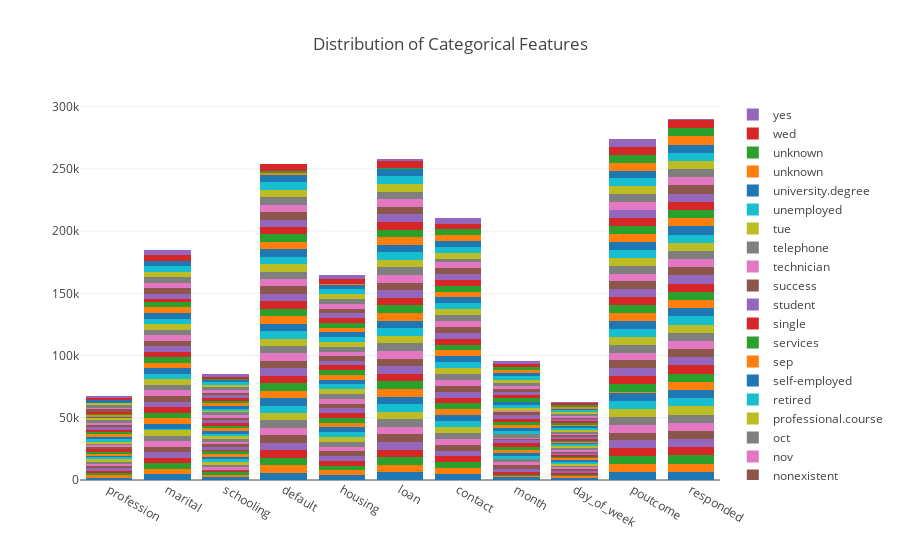

Write notebook code for a chart like this one.
### Markdown cell above
Below is a visualization of the distribution within each categorical feature. The legend on the right shows the labels provided each category.

### Code cell
cat_columns =list(df1.select_dtypes(include=["category"]).columns)
cat_counts = df1[list(df1.select_dtypes(include=["category"]).columns)].apply(pd.value_counts)

trace = []
for i in range(cat_counts.shape[0]):
    trace_temp = go.Bar(
        x= np.asarray(cat_columns),
        y= cat_counts.values[i],
        name = cat_counts.index[i]
    )
    trace.append(trace_temp)

layout = go.Layout(
    barmode = 'stack',
    title = 'Distribution of Categorical Features'
)

fig = go.Figure(data = trace, layout = layout)
iplot(fig)

### Figure 1 — Plotly figure (JSON) as saved in the notebook; plotly's stock layout.template omitted (floating-point values rounded to 4 significant figures)
{"data": [{"name": "admin.", "type": "bar", "uid": "5985cc63-7cae-4caf-b86e-aa72fcfa770b", "x": ["profession", "marital", "schooling", "default", "housing", "loan", "contact", "month", "day_of_week", "poutcome", "responded"], "y": [1885, 4445, 2155, 5981, 3840, 6099, 4731, 2529, 1441, 6350, 6574]}, {"name": "apr", "type": "bar", "uid": "7b147a56-062e-42e9-9ef1-72d76fb1f621", "x": ["profession", "marital", "schooling", "default", "housing", "loan", "contact", "month", "day_of_week", "poutcome", "responded"], "y": [1885, 4445, 2155, 5981, 3840, 6099, 4731, 487, 1441, 6350, 6574]}, {"name": "aug", "type": "bar", "uid": "ae9928bc-53cc-475e-9fa8-b34998424483", "x": ["profession", "marital", "schooling", "default", "housing", "loan", "contact", "month", "day_of_week", "poutcome", "responded"], "y": [1885, 4445, 2155, 5981, 3840, 6099, 4731, 1112, 1441, 6350, 6574]}, {"name": "basic.4y", "type": "bar", "uid": "33d37a3b-e858-4412-a549-c2dba30a7c3b", "x": ["profession", "marital", "schooling", "default", "housing", "loan", "contact", "month", "day_of_week", "poutcome", "responded"], "y": [1885, 4445, 534, 5981, 3840, 6099, 4731, 2529, 1441, 6350, 6574]}, {"name": "basic.6y", "type": "bar", "uid": "5c46a669-336f-41ff-8afd-7467c915e548", "x": ["profession", "marital", "schooling", "default", "housing", "loan", "contact", "month", "day_of_week", "poutcome", "responded"], "y": [1885, 4445, 275, 5981, 3840, 6099, 4731, 2529, 1441, 6350, 6574]}, {"name": "basic.9y", "type": "bar", "uid": "ba8262ca-ddc8-4614-8345-e84ec3dfe528", "x": ["profession", "marital", "schooling", "default", "housing", "loan", "contact", "month", "day_of_week", "poutcome", "responded"], "y": [1885, 4445, 784, 5981, 3840, 6099, 4731, 2529, 1441, 6350, 6574]}, {"name": "blue-collar", "type": "bar", "uid": "71f54e5a-20f5-4485-8f16-f17a1cfcc612", "x": ["profession", "marital", "schooling", "default", "housing", "loan", "contact", "month", "day_of_week", "poutcome", "responded"], "y": [1665, 4445, 2155, 5981, 3840, 6099, 4731, 2529, 1441, 6350, 6574]}, {"name": "cellular", "type": "bar", "uid": "23a81504-de1d-46b0-96b9-60f2204e4545", "x": ["profession", "marital", "schooling", "default", "housing", "loan", "contact", "month", "day_of_week", "poutcome", "responded"], "y": [1885, 4445, 2155, 5981, 3840, 6099, 4731, 2529, 1441, 6350, 6574]}, {"name": "dec", "type": "bar", "uid": "1a675d29-8a3f-45cb-9c03-9eaa70213932", "x": ["profession", "marital", "schooling", "default", "housing", "loan", "contact", "month", "day_of_week", "poutcome", "responded"], "y": [1885, 4445, 2155, 5981, 3840, 6099, 4731, 27, 1441, 6350, 6574]}, {"name": "divorced", "type": "bar", "uid": "558c00c1-09c3-4f37-9659-30e77e3c085c", "x": ["profession", "marital", "schooling", "default", "housing", "loan", "contact", "month", "day_of_week", "poutcome", "responded"], "y": [1885, 843, 2155, 5981, 3840, 6099, 4731, 2529, 1441, 6350, 6574]}, {"name": "entrepreneur", "type": "bar", "uid": "3803d7b3-e6aa-4612-b331-b667c7e863cb", "x": ["profession", "marital", "schooling", "default", "housing", "loan", "contact", "month", "day_of_week", "poutcome", "responded"], "y": [275, 4445, 2155, 5981, 3840, 6099, 4731, 2529, 1441, 6350, 6574]}, {"name": "failure", "type": "bar", "uid": "d45353aa-5247-40d7-96b6-50cd5804b4c9", "x": ["profession", "marital", "schooling", "default", "housing", "loan", "contact", "month", "day_of_week", "poutcome", "responded"], "y": [1885, 4445, 2155, 5981, 3840, 6099, 4731, 2529, 1441, 800, 6574]}, {"name": "fri", "type": "bar", "uid": "e3e27051-95dd-4d3e-aecb-21457e13236a", "x": ["profession", "marital", "schooling", "default", "housing", "loan", "contact", "month", "day_of_week", "poutcome", "responded"], "y": [1885, 4445, 2155, 5981, 3840, 6099, 4731, 2529, 1247, 6350, 6574]}, {"name": "high.school", "type": "bar", "uid": "94a6d609-8abf-4258-a7cd-52cf12179040", "x": ["profession", "marital", "schooling", "default", "housing", "loan", "contact", "month", "day_of_week", "poutcome", "responded"], "y": [1885, 4445, 1216, 5981, 3840, 6099, 4731, 2529, 1441, 6350, 6574]}, {"name": "housemaid", "type": "bar", "uid": "d4fb6e5c-7282-4f4d-a07a-aab0ddb5df8f", "x": ["profession", "marital", "schooling", "default", "housing", "loan", "contact", "month", "day_of_week", "poutcome", "responded"], "y": [187, 4445, 2155, 5981, 3840, 6099, 4731, 2529, 1441, 6350, 6574]}, {"name": "jul", "type": "bar", "uid": "cb482178-bfcd-42ed-bc4c-00bd20d94c5e", "x": ["profession", "marital", "schooling", "default", "housing", "loan", "contact", "month", "day_of_week", "poutcome", "responded"], "y": [1885, 4445, 2155, 5981, 3840, 6099, 4731, 1229, 1441, 6350, 6574]}, {"name": "jun", "type": "bar", "uid": "3f4ac3e1-5a04-4dab-9c80-f21593838a8b", "x": ["profession", "marital", "schooling", "default", "housing", "loan", "contact", "month", "day_of_week", "poutcome", "responded"], "y": [1885, 4445, 2155, 5981, 3840, 6099, 4731, 939, 1441, 6350, 6574]}, {"name": "management", "type": "bar", "uid": "83ff7544-9133-44b6-a0e7-b28ec40a447e", "x": ["profession", "marital", "schooling", "default", "housing", "loan", "contact", "month", "day_of_week", "poutcome", "responded"], "y": [536, 4445, 2155, 5981, 3840, 6099, 4731, 2529, 1441, 6350, 6574]}, {"name": "mar", "type": "bar", "uid": "f32ab8dd-0d9d-4596-a443-7115d898c86b", "x": ["profession", "marital", "schooling", "default", "housing", "loan", "contact", "month", "day_of_week", "poutcome", "responded"], "y": [1885, 4445, 2155, 5981, 3840, 6099, 4731, 93, 1441, 6350, 6574]}, {"name": "married", "type": "bar", "uid": "765b67fc-c41e-4f5e-95b3-5d11e6645934", "x": ["profession", "marital", "schooling", "default", "housing", "loan", "contact", "month", "day_of_week", "poutcome", "responded"], "y": [1885, 4445, 2155, 5981, 3840, 6099, 4731, 2529, 1441, 6350, 6574]}, {"name": "may", "type": "bar", "uid": "55fa9755-cca9-494e-a468-9377a2af4ac0", "x": ["profession", "marital", "schooling", "default", "housing", "loan", "contact", "month", "day_of_week", "poutcome", "responded"], "y": [1885, 4445, 2155, 5981, 3840, 6099, 4731, 2529, 1441, 6350, 6574]}, {"name": "missing", "type": "bar", "uid": "5d922068-304e-4bce-a285-e560514c8da4", "x": ["profession", "marital", "schooling", "default", "housing", "loan", "contact", "month", "day_of_week", "poutcome", "responded"], "y": [1885, 4445, 2155, 5981, 3840, 6099, 4731, 2529, 711, 6350, 6574]}, {"name": "missing", "type": "bar", "uid": "2f96fe78-f8bd-4778-9c90-97d1130b5282", "x": ["profession", "marital", "schooling", "default", "housing", "loan", "contact", "month", "day_of_week", "poutcome", "responded"], "y": [1885, 4445, 2155, 5981, 3840, 6099, 4731, 2529, 711, 6350, 6574]}, {"name": "mon", "type": "bar", "uid": "fff7c851-c000-40f8-888e-c46f62415438", "x": ["profession", "marital", "schooling", "default", "housing", "loan", "contact", "month", "day_of_week", "poutcome", "responded"], "y": [1885, 4445, 2155, 5981, 3840, 6099, 4731, 2529, 1441, 6350, 6574]}, {"name": "no", "type": "bar", "uid": "e4f41f16-c8bc-45ed-8809-990433c30aa1", "x": ["profession", "marital", "schooling", "default", "housing", "loan", "contact", "month", "day_of_week", "poutcome", "responded"], "y": [1885, 4445, 2155, 5981, 3406, 6099, 4731, 2529, 1441, 6350, 6574]}, {"name": "nonexistent", "type": "bar", "uid": "23396081-16ac-4866-ba91-945162ea35ab", "x": ["profession", "marital", "schooling", "default", "housing", "loan", "contact", "month", "day_of_week", "poutcome", "responded"], "y": [1885, 4445, 2155, 5981, 3840, 6099, 4731, 2529, 1441, 6350, 6574]}, {"name": "nov", "type": "bar", "uid": "2b2425bc-1db9-4df7-8828-bab65f112703", "x": ["profession", "marital", "schooling", "default", "housing", "loan", "contact", "month", "day_of_week", "poutcome", "responded"], "y": [1885, 4445, 2155, 5981, 3840, 6099, 4731, 741, 1441, 6350, 6574]}, {"name": "oct", "type": "bar", "uid": "59ea96aa-5bb2-423c-8ef9-43e9f0d1d3d0", "x": ["profession", "marital", "schooling", "default", "housing", "loan", "contact", "month", "day_of_week", "poutcome", "responded"], "y": [1885, 4445, 2155, 5981, 3840, 6099, 4731, 145, 1441, 6350, 6574]}, {"name": "professional.course", "type": "bar", "uid": "f2eadcfd-e739-4512-9ed9-ffa59c3a6bf5", "x": ["profession", "marital", "schooling", "default", "housing", "loan", "contact", "month", "day_of_week", "poutcome", "responded"], "y": [1885, 4445, 664, 5981, 3840, 6099, 4731, 2529, 1441, 6350, 6574]}, {"name": "retired", "type": "bar", "uid": "c4384c1a-92f0-492c-bdc8-13be878e2070", "x": ["profession", "marital", "schooling", "default", "housing", "loan", "contact", "month", "day_of_week", "poutcome", "responded"], "y": [307, 4445, 2155, 5981, 3840, 6099, 4731, 2529, 1441, 6350, 6574]}, {"name": "self-employed", "type": "bar", "uid": "b2fcb9cf-33d6-4695-9bf6-9ff57dd09bbb", "x": ["profession", "marital", "schooling", "default", "housing", "loan", "contact", "month", "day_of_week", "poutcome", "responded"], "y": [248, 4445, 2155, 5981, 3840, 6099, 4731, 2529, 1441, 6350, 6574]}, {"name": "sep", "type": "bar", "uid": "bb4ea45b-0aed-4d28-a5c0-6abe9fe97059", "x": ["profession", "marital", "schooling", "default", "housing", "loan", "contact", "month", "day_of_week", "poutcome", "responded"], "y": [1885, 4445, 2155, 5981, 3840, 6099, 4731, 112, 1441, 6350, 6574]}, {"name": "services", "type": "bar", "uid": "32106a60-8043-44ac-8783-3fa0eef28289", "x": ["profession", "marital", "schooling", "default", "housing", "loan", "contact", "month", "day_of_week", "poutcome", "responded"], "y": [719, 4445, 2155, 5981, 3840, 6099, 4731, 2529, 1441, 6350, 6574]}, {"name": "single", "type": "bar", "uid": "0e58d6f5-a273-43c8-a734-bc54baa6da71", "x": ["profession", "marital", "schooling", "default", "housing", "loan", "contact", "month", "day_of_week", "poutcome", "responded"], "y": [1885, 2118, 2155, 5981, 3840, 6099, 4731, 2529, 1441, 6350, 6574]}, {"name": "student", "type": "bar", "uid": "b130db8d-3d69-4f82-82f8-dee4f27fa40f", "x": ["profession", "marital", "schooling", "default", "housing", "loan", "contact", "month", "day_of_week", "poutcome", "responded"], "y": [146, 4445, 2155, 5981, 3840, 6099, 4731, 2529, 1441, 6350, 6574]}, {"name": "success", "type": "bar", "uid": "4f8f47d9-a978-4a53-9995-0db425e437ea", "x": ["profession", "marital", "schooling", "default", "housing", "loan", "contact", "month", "day_of_week", "poutcome", "responded"], "y": [1885, 4445, 2155, 5981, 3840, 6099, 4731, 2529, 1441, 264, 6574]}, {"name": "technician", "type": "bar", "uid": "b0dcc470-c377-44e1-a28a-f4a9b7adc278", "x": ["profession", "marital", "schooling", "default", "housing", "loan", "contact", "month", "day_of_week", "poutcome", "responded"], "y": [1212, 4445, 2155, 5981, 3840, 6099, 4731, 2529, 1441, 6350, 6574]}, {"name": "telephone", "type": "bar", "uid": "82d054f3-71ab-4bda-969a-07df12d0fe59", "x": ["profession", "marital", "schooling", "default", "housing", "loan", "contact", "month", "day_of_week", "poutcome", "responded"], "y": [1885, 4445, 2155, 5981, 3840, 6099, 2683, 2529, 1441, 6350, 6574]}, {"name": "tue", "type": "bar", "uid": "a3a7ab69-9668-47c4-9751-abaf73952538", "x": ["profession", "marital", "schooling", "default", "housing", "loan", "contact", "month", "day_of_week", "poutcome", "responded"], "y": [1885, 4445, 2155, 5981, 3840, 6099, 4731, 2529, 1341, 6350, 6574]}, {"name": "unemployed", "type": "bar", "uid": "85aaebd2-d4ee-4119-9a57-e63d6a6e72c9", "x": ["profession", "marital", "schooling", "default", "housing", "loan", "contact", "month", "day_of_week", "poutcome", "responded"], "y": [173, 4445, 2155, 5981, 3840, 6099, 4731, 2529, 1441, 6350, 6574]}, {"name": "university.degree", "type": "bar", "uid": "31a05720-1490-45cc-bc8c-d072c34efd69", "x": ["profession", "marital", "schooling", "default", "housing", "loan", "contact", "month", "day_of_week", "poutcome", "responded"], "y": [1885, 4445, 1554, 5981, 3840, 6099, 4731, 2529, 1441, 6350, 6574]}, {"name": "unknown", "type": "bar", "uid": "500d6f96-4098-4a95-bcac-c875fa4de563", "x": ["profession", "marital", "schooling", "default", "housing", "loan", "contact", "month", "day_of_week", "poutcome", "responded"], "y": [61, 8, 231, 1432, 168, 168, 4731, 2529, 1441, 6350, 6574]}, {"name": "unknown", "type": "bar", "uid": "81928a5d-e5b4-420c-8e9d-25a5666d4bef", "x": ["profession", "marital", "schooling", "default", "housing", "loan", "contact", "month", "day_of_week", "poutcome", "responded"], "y": [61, 8, 231, 1432, 168, 168, 4731, 2529, 1441, 6350, 6574]}, {"name": "wed", "type": "bar", "uid": "4318844b-a464-439d-a496-f48a39a694e1", "x": ["profession", "marital", "schooling", "default", "housing", "loan", "contact", "month", "day_of_week", "poutcome", "responded"], "y": [1885, 4445, 2155, 5981, 3840, 6099, 4731, 2529, 1295, 6350, 6574]}, {"name": "yes", "type": "bar", "uid": "71631368-8a8b-4fbe-840f-d2a0a581278d", "x": ["profession", "marital", "schooling", "default", "housing", "loan", "contact", "month", "day_of_week", "poutcome", "responded"], "y": [1885, 4445, 2155, 1, 3840, 1147, 4731, 2529, 1441, 6350, 840]}], "layout": {"barmode": "stack", "title": {"text": "Distribution of Categorical Features"}}}
